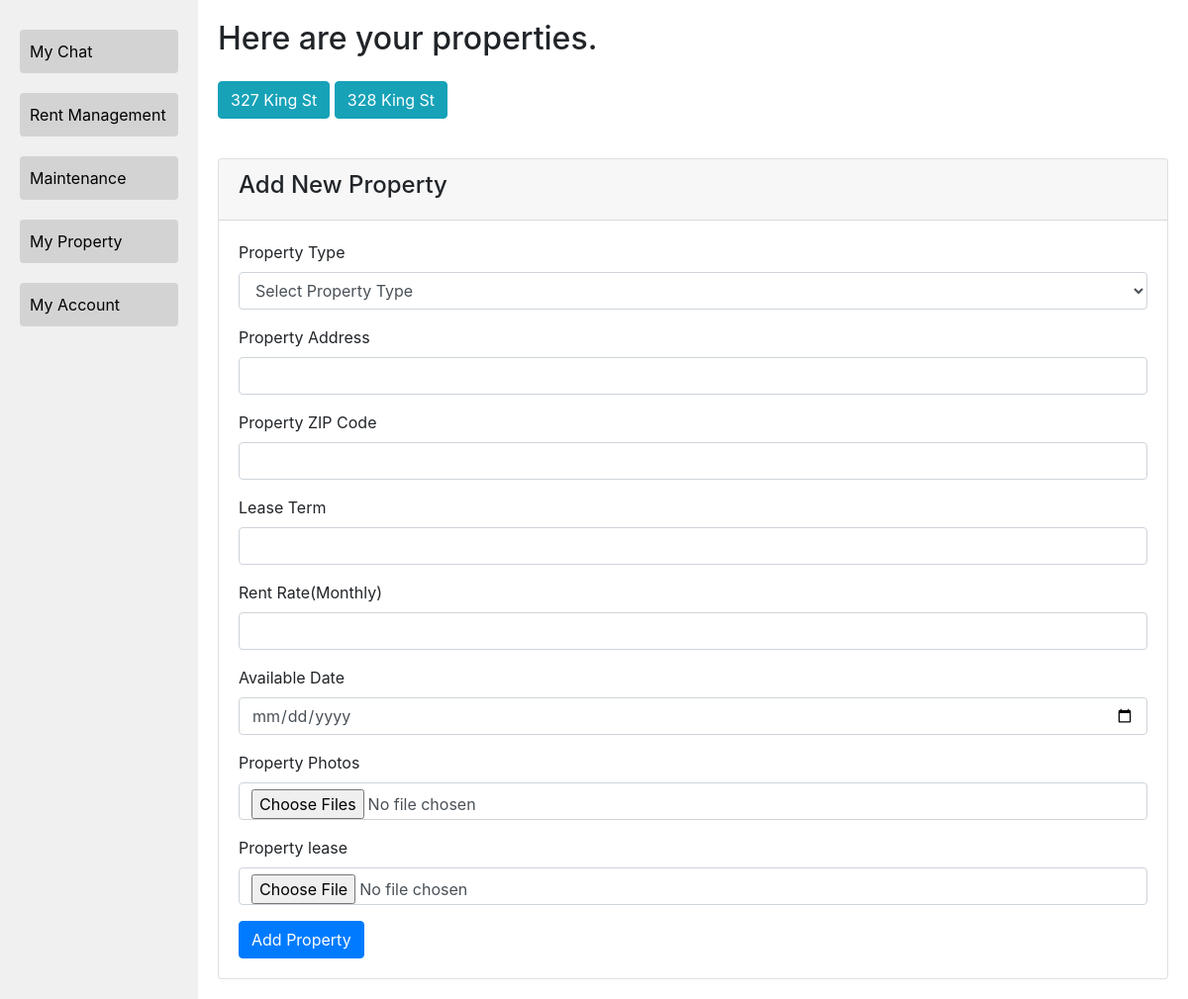
The page /6138405470/myproperty (signed in) on the database its author committed.
### tables this page shows
CREATE TABLE "properties" (
                    id INTEGER PRIMARY KEY AUTOINCREMENT,
                    landlord_phone TEXT NOT NULL,
                    property_type TEXT NOT NULL,
                    property_address TEXT NOT NULL,
                    property_zip_code TEXT NOT NULL,
                    lease_term TEXT NOT NULL,
                    rent_rate TEXT NOT NULL,
                    available_date TEXT NOT NULL,
                    photos TEXT,
                    tenant_phone TEXT,
                    available_status TEXT NOT NULL,
                    lease TEXT,
                    lease_status TEXT,  -- Removed NOT NULL constraint
                    original_lease_filename TEXT
                );

### app.py (the view)
@app.route('/<phone>/myproperty')
def myproperty(phone):
    if 'user_type' in session and session['user_type'] == 'landlord' and session.get('phone') == phone:
        conn = sqlite3.connect('rental_management.db')
        cursor = conn.cursor()
        cursor.execute('SELECT * FROM properties WHERE landlord_phone = ?', (phone,))
        properties = cursor.fetchall()
        conn.close()
        property_list = [
            {
                'id': property[0],
                'property_type': property[2],
                'property_address': property[3],
                'property_zip_code': property[4],
                'lease_term': property[5],
                'rent_rate': property[6],
                'available_date': property[7],
                'photos': property[8].split(',') if property[8] else []
            } for property in properties
        ]
        return render_template('myproperty.html', phone=phone, properties=property_list)
    else:
        flash('Access denied. This page is for landlords only.', 'error')
        return redirect(url_for('home'))

### templates/myproperty.html (shortened to what this page needs)
<!DOCTYPE html>
<html lang="en">
<head>
    <link rel="stylesheet" href="https://maxcdn.bootstrapcdn.com/bootstrap/4.5.2/css/bootstrap.min.css">
</head>
<body>
    <div class="sidebar">
        <button onclick="navigateTo('chat')">My Chat</button>
        <button onclick="navigateTo('rentmanagement')">Rent Management</button>
        <button onclick="navigateTo('report')">Maintenance</button>
        <button onclick="navigateTo('myproperty')">My Property</button>
        <button onclick="navigateTo('myaccount')">My Account</button>
    </div>
    <div class="content">
        <h2>Here are your properties.</h2>
        {% if properties %}
            <div class="mt-4">
                {% for property in properties %}
                    <button class="btn btn-info mb-3" onclick="navigateTo('property/{{ property.id }}')">{{ property.property_address }}</button>
                {% endfor %}
            </div>
        {% else %}
            <p>No properties have been added yet.</p>
        {% endif %}
        <div class="card mt-4">
            <div class="card-header">
                <h4>Add New Property</h4>
            </div>
            <div class="card-body">
                <form action="/add_property" method="POST" enctype="multipart/form-data">
                    <div class="form-group">
                        <label for="propertyType">Property Type</label>
<select class="form-control" id="propertyType" name="propertyType" required>
    <option value="">Select Property Type</option>
</select>
                    </div>
                    <div class="form-group">
                        <label for="propertyAddress">Property Address</label>
                        <input type="text" class="form-control" id="propertyAddress" name="propertyAddress" required>
                    </div>
                    <div class="form-group">
                        <label for="propertyZipCode">Property ZIP Code</label>
                        <input type="text" class="form-control" id="propertyZipCode" name="propertyZipCode" required>
                    </div>
                    <div class="form-group">
                        <label for="leaseTerm">Lease Term</label>
                        <input type="text" class="form-control" id="leaseTerm" name="leaseTerm" required>
                    </div>
                    <div class="form-group">
                        <label for="rentRate">Rent Rate(Monthly)</label>
                        <input type="text" class="form-control" id="rentRate" name="rentRate" required>
                    </div>
                    <div class="form-group">
                        <label for="availableDate">Available Date</label>
                        <input type="date" class="form-control" id="availableDate" name="availableDate" required>
                    </div>
                    <div class="form-group">
                        <label for="propertyPhotos">Property Photos</label>
                        <input type="file" class="form-control" id="propertyPhotos" name="propertyPhotos[]" accept="image/*" multiple>
                    </div>
                    <div class="form-group">
                        <label for="lease">Property lease</label>
                        <input type="file" class="form-control" id="lease" name="lease" accept="application/pdf"  required>
                    </div>
                    <button type="submit" class="btn btn-primary">Add Property</button>
                </form>
            </div>
        </div>
    </div>
</body>
</html>

### templates/myproperty.html (style rules this page uses)
body { display: flex; height: 100vh; margin: 0; }
.sidebar { width: 200px; background-color: #f0f0f0; display: flex; flex-direction: column; align-items: stretch; padding-top: 20px; }
.sidebar button { margin: 10px 20px; padding: 10px; text-align: left; border: none; background-color: #d3d3d3; border-radius: 4px; cursor: pointer; }
.content { flex-grow: 1; padding: 20px; overflow-y: auto; }

### rows shown on the page
properties: property_address "327 King St"
properties: property_address "328 King St"
